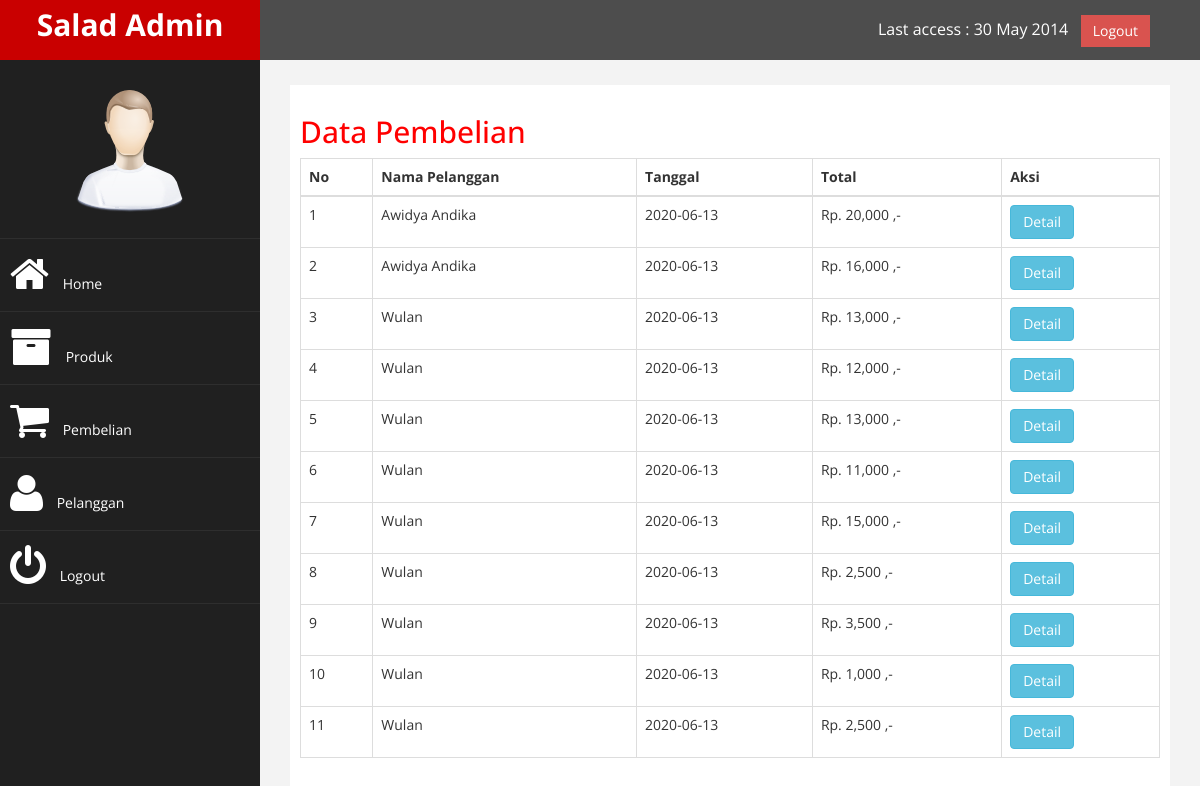
Page /admin/index.php?halaman=pembelian (signed in) on the committed database.
### tables this page shows
CREATE TABLE `pembelian` (
  `id_pembelian` int(11) NOT NULL,
  `id_pelanggan` int(11) NOT NULL,
  `id_ongkir` int(11) NOT NULL,
  `tanggal_pembelian` date NOT NULL,
  `total_pembelian` int(11) NOT NULL,
  `nama_kota` varchar(100) NOT NULL,
  `tarif` int(11) NOT NULL,
  `alamat_pengiriman` text NOT NULL,
  `status_pembelian` varchar(100) NOT NULL DEFAULT 'Pending'
);

CREATE TABLE `pelanggan` (
  `id_pelanggan` int(11) NOT NULL,
  `email_pelanggan` varchar(100) NOT NULL,
  `password_pelanggan` varchar(100) NOT NULL,
  `nama_pelanggan` varchar(100) NOT NULL,
  `telepon_pelanggan` varchar(25) NOT NULL,
  `alamat_pelanggan` varchar(200) NOT NULL
);

### admin/pembelian.php (the view, shortened to what this page needs)
<!DOCTYPE html>
<html>
<head>
</head>
<body>
	<h2>Data Pembelian</h2>
	<table class="table table-bordered">
		<thead>
			<tr>
				<th>No</th>
				<th>Nama Pelanggan</th>
				<th>Tanggal</th>
				<th>Total</th>
				<th>Aksi</th>
			</tr>
		</thead>
		<tbody>
			<?php
				$query = $koneksi->query("SELECT * FROM pembelian JOIN pelanggan
					                      ON pembelian.id_pelanggan = pelanggan.id_pelanggan");
				$nomor = 1;
				while($data = $query->fetch_assoc()){
			?>
			<tr>
				<td><?php echo $nomor; ?></td>
				<td><?php echo $data['nama_pelanggan']; ?></td>
				<td><?php echo $data['tanggal_pembelian']; ?></td>
				<td>Rp. <?php echo number_format($data['total_pembelian']); ?> ,-</td>
				<td>
					<a href="index.php?halaman=detail&id=<?php echo $data['id_pembelian']; ?>" class="btn btn-info">Detail</a>
				</td>
			</tr>
			<?php
				$nomor++;
				}
			?>
		</tbody>
	</table>
</body>
</html>

### admin/index.php (shortened to what this page needs)
<?php
    include '../koneksi.php';
?>
<!DOCTYPE html>
<html xmlns="http://www.w3.org/1999/xhtml">
<head>
    <link href="assets/css/bootstrap.css" rel="stylesheet" />
    <link href="assets/css/font-awesome.css" rel="stylesheet" />
    <link href="assets/js/morris/morris-0.4.3.min.css" rel="stylesheet" />
    <link href="assets/css/custom.css" rel="stylesheet" />
</head>
<body>
    <div id="wrapper">
        <nav class="navbar navbar-default navbar-cls-top " role="navigation" style="margin-bottom: 0">
            <div class="navbar-header">
                <a class="navbar-brand" href="index.html">Salad Admin</a>
            </div>
  <div style="color: white;
padding: 15px 50px 5px 50px;
float: right;
font-size: 16px;"> Last access : 30 May 2014 &nbsp; <a href="logout.php" class="btn btn-danger square-btn-adjust">Logout</a> </div>
        </nav>
                <nav class="navbar-default navbar-side" role="navigation">
            <div class="sidebar-collapse">
                <ul class="nav" id="main-menu">
				<li class="text-center">
                    <img src="assets/img/find_user.png" class="user-image img-responsive"/>
					</li>
                    <li><a href="index.php"><i class="fa fa-home fa-3x"></i> Home</a></li>
                    <li><a href="index.php?halaman=produk"><i class="fa fa-archive fa-3x"></i> Produk</a></li>
                    <li><a href="index.php?halaman=pembelian"><i class="fa fa-shopping-cart fa-3x"></i> Pembelian</a></li>
                    <li><a href="index.php?halaman=pelanggan"><i class="fa fa-user fa-3x"></i> Pelanggan</a></li>
                    <li><a href="index.php?halaman=logout"><i class="fa fa-power-off fa-3x"></i> Logout</a></li>
                </ul>
            </div>
        </nav>
        <div id="page-wrapper" >
            <div id="page-inner">
                <?php
                    if(isset($_GET['halaman'])){
                        if($_GET['halaman']=="produk"){
                            include 'produk.php';
                        }
                        elseif($_GET['halaman']=="pembelian") {
                            include 'pembelian.php';
                        }
                        elseif($_GET['halaman']=="pelanggan") {
                            include 'pelanggan.php';
                        }
                        elseif($_GET['halaman']=='detail'){
                            include 'detail.php';
                        }
                        elseif($_GET['halaman']=='tambah-produk'){
                            include 'tambah-produk.php';
                        }
                        elseif($_GET['halaman']=='tambah-pelanggan'){
                            include 'tambah-pelanggan.php';
                        }
                        elseif($_GET['halaman']=='hapus-produk'){
                            include 'hapus-produk.php';
                        }
                        elseif($_GET['halaman']=='hapus-pelanggan'){
                            include 'hapus-pelanggan.php';
                        }
                        elseif($_GET['halaman']=='ubah-produk'){
                            include 'ubah-produk.php';
                        }
                        elseif($_GET['halaman']=='ubah-pelanggan'){
                            include 'ubah-pelanggan.php';
                        }
                        elseif($_GET['halaman']=='logout'){
                            include 'logout.php';
                        }
                    }
                    else{
                        include 'home.php';
                    }
                ?>
            </div>
            </div>
        </div>
</body>
</html>

### admin/assets/css/custom.css (style rules this page uses)
body { font-family: 'Open Sans', sans-serif; }
#wrapper { width: 100%; background:#202020; }
#page-wrapper { padding: 15px 15px; min-height: 600px; background:#F3F3F3; }
#page-inner { width:100%; margin:10px 20px 10px 0px; background-color:#fff!important; padding:10px; min-height:1200px; }
.text-center { text-align:center; }
h2 { color: #f00; }
.square-btn-adjust { border: 0px solid transparent; -webkit-border-radius: 0px; -moz-border-radius: 0px; border-radius: 0px; }
.user-image { margin: 25px auto; -webkit-border-radius: 10px; -moz-border-radius: 10px; border-radius: 10px; max-height:170px; max-width:170px; }
.navbar-cls-top .navbar-brand { color: #fff; background: #C90000; width: 260px; text-align: center; height: 60px; font-size: 30px; font-weight: 700; }
.sidebar-collapse , .sidebar-collapse .nav { background:none; }
.sidebar-collapse .nav { padding:0; }
.sidebar-collapse .nav > li > a { color:#fff; background:#202020; text-shadow:none; }
.sidebar-collapse > .nav > li > a { padding:15px 10px; }
.sidebar-collapse > .nav > li { border-bottom: 1px solid rgba(107, 108, 109, 0.19); }
.navbar-side { border:none; background-color: #202020; }
.navbar-cls-top { background:#4D4D4D; border-bottom:none; }
.navbar-default { border:0px solid black; }
.navbar-header { background: #A70303; }
.nav > li > a > i { margin-right:10px; }
@media (min-width:768px) { #page-wrapper { margin: 0 0 0 260px; padding: 15px 30px; min-height: 1200px; } }
@media (min-width:768px) { .navbar-side { z-index: 1; position: absolute; width: 260px; } }
@media (min-width:768px) { .navbar { border-radius: 0px; } }

### rows in the picture
pembelian: id_pelanggan.nama_pelanggan "Awidya Andika", tanggal_pembelian "2020-06-13", total_pembelian "20,000"
pembelian: id_pelanggan.nama_pelanggan "Awidya Andika", tanggal_pembelian "2020-06-13", total_pembelian "16,000"
pembelian: id_pelanggan.nama_pelanggan "Wulan", tanggal_pembelian "2020-06-13", total_pembelian "13,000"
pembelian: id_pelanggan.nama_pelanggan "Wulan", tanggal_pembelian "2020-06-13", total_pembelian "12,000"
pembelian: id_pelanggan.nama_pelanggan "Wulan", tanggal_pembelian "2020-06-13", total_pembelian "13,000"
pembelian: id_pelanggan.nama_pelanggan "Wulan", tanggal_pembelian "2020-06-13", total_pembelian "11,000"
pembelian: id_pelanggan.nama_pelanggan "Wulan", tanggal_pembelian "2020-06-13", total_pembelian "15,000"
pembelian: id_pelanggan.nama_pelanggan "Wulan", tanggal_pembelian "2020-06-13", total_pembelian "2,500"
pembelian: id_pelanggan.nama_pelanggan "Wulan", tanggal_pembelian "2020-06-13", total_pembelian "3,500"
pembelian: id_pelanggan.nama_pelanggan "Wulan", tanggal_pembelian "2020-06-13", total_pembelian "1,000"
pembelian: id_pelanggan.nama_pelanggan "Wulan", tanggal_pembelian "2020-06-13", total_pembelian "2,500"
